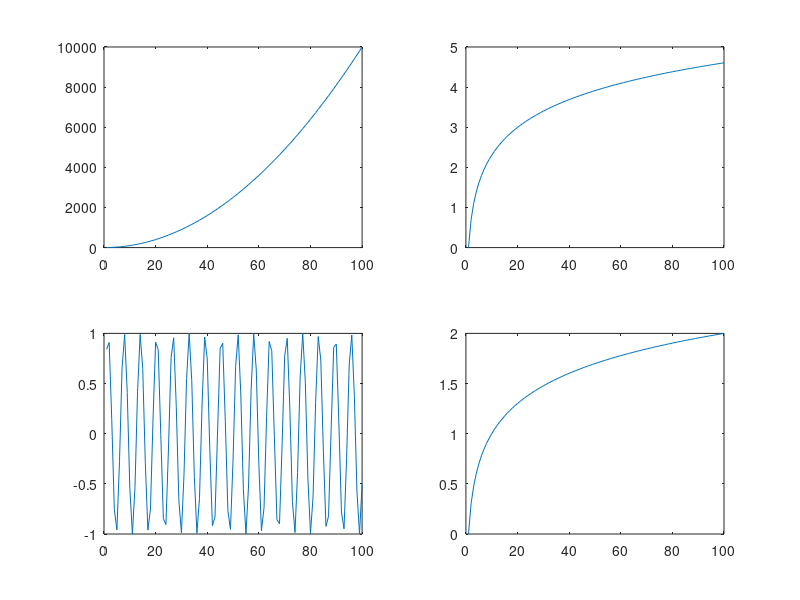

Recreate this plot in MATLAB.
clear all;
clf;
x = linspace(1,100,100);
y1 = x.^2.0;
y2 = log(x);
y3 = sin(x);
y4 = log10(x);
subplot(2,2,1), plot(x, y1)
subplot(2,2,2), plot(x, y2) 
subplot(2,2,3), plot(x, y3) 
subplot(2,2,4), plot(x, y4)
%grid on
%legend('x^2','x^{2.1}', 'x^{2.2}','x^{2.3}');
%xlabel('x-axis')
%ylabel('y-axis')
%title('Multiple Graphs')

%plot y with points of type 2 (displayed as `+') 
%and color 1 (red), y2 with lines, y3 with lines 
%of color 4 (magenta) and y4 with points displayed as `+'